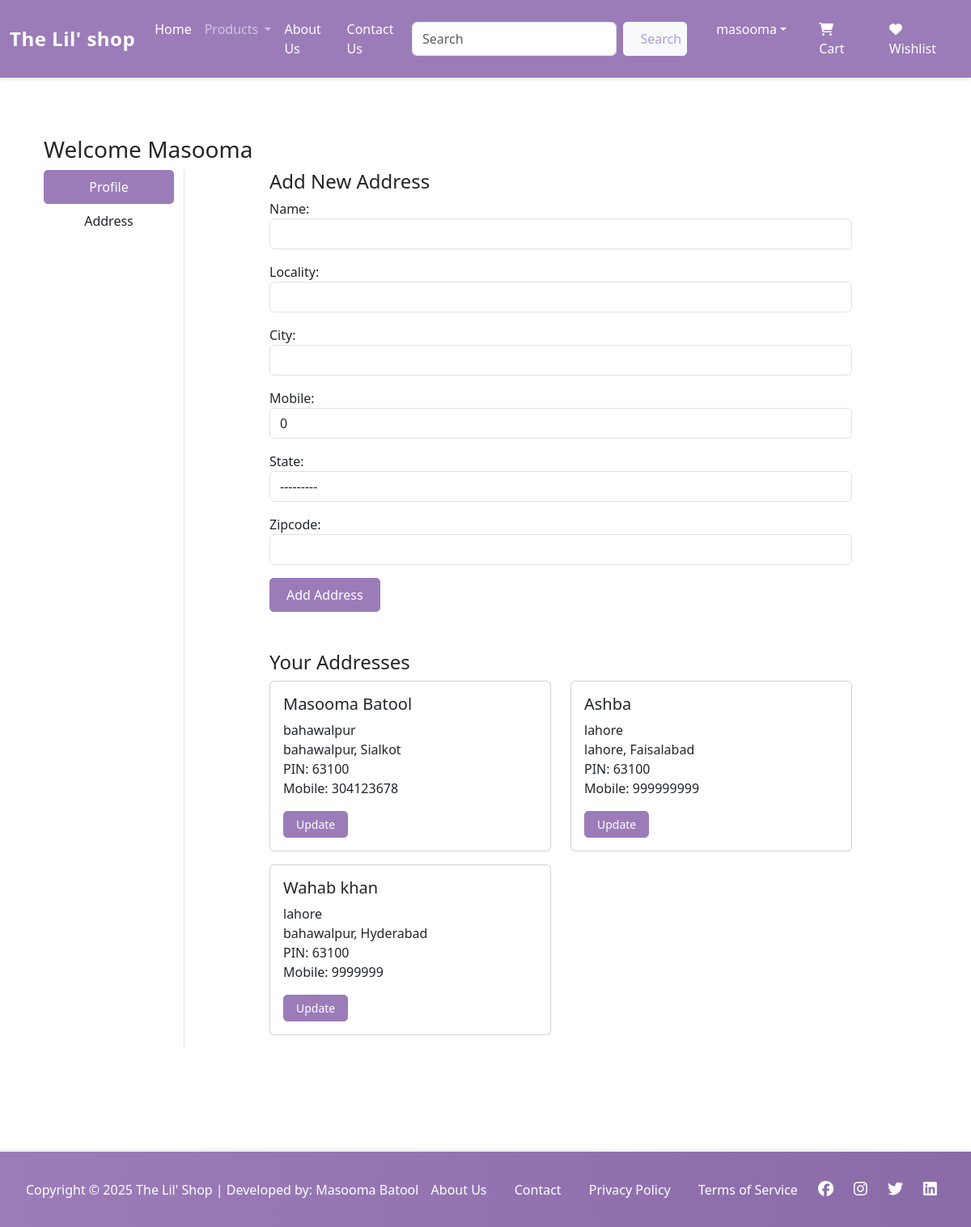
Screenshot of /profile/ (signed in) with the database file from the repository.
### app/models.py (models this page shows, shortened)
class Customer(models.Model):
    user = models.ForeignKey(User, on_delete=models.CASCADE)
    name = models.CharField(max_length=200)
    locality = models.CharField(max_length=200)
    city = models.CharField(max_length=200)
    mobile = models.IntegerField(default=0)
    state = models.CharField(choices=STATE_CHOICES, max_length=200)
    zipcode = models.IntegerField()

### app/views.py (the view, shortened to what this page needs)
# urls.py: path("profile/", views.ProfileView.as_view(), name="profile"),
@method_decorator(login_required, name='dispatch')
class ProfileView(View):
    def get(self, request):
        form = CustomerProfileForm()
        addresses = Customer.objects.filter(user=request.user)
        return render(request, "app/profile.html", locals())

### app/forms.py
class CustomerProfileForm(forms.ModelForm):
    class Meta:
        model = Customer
        fields = ['name', 'locality', 'city', 'mobile', 'state', 'zipcode']
        widgets = {
            'name': forms.TextInput(attrs={'class':'form-control'}),
            'locality': forms.TextInput(attrs={'class':'form-control'}),
            'city': forms.TextInput(attrs={'class':'form-control'}),
            'mobile': forms.NumberInput(attrs={'class':'form-control'}),
            'state': forms.Select(attrs={'class':'form-control'}),
            'zipcode': forms.NumberInput(attrs={'class':'form-control'}),
        }

### app/templates/app/profile.html (shortened to what this page needs)
{% extends 'app/base.html' %}
{% load static %}
{% block maincontent %}
<div class="container my-5">
    <div class="row">
        <h3>Welcome <span class="text-capitalize">{{request.user}}</span></h3>
        <div class="col-sm-2 border-end">
            <ul class="list-unstyled">
                <li class="d-grid"><a href="{% url 'profile' %}" class="btn btn-primary">Profile</a></li>
                <li class="d-grid"><a href="{% url 'address' %}" class="btn">Address</a></li>
            </ul>
        </div>
        <div class="col-sm-8 offset-sm-1">
            <div class="row">
                <div class="col-12 mb-5">
                    <h4>Add New Address</h4>
                    <form action="" method="post">
                        {% for fm in form %}
                        <div class="mb-3">
                            {{fm.label_tag}} {{fm}}
                        </div>
                        {% endfor %}
                        <div class="col-12">
                            <button type="submit" class="btn btn-primary">Add Address</button>
                        </div>
                    </form>
                </div>
                {% if addresses %}
                <div class="col-12">
                    <h4>Your Addresses</h4>
                    <div class="row">
                        {% for address in addresses %}
                        <div class="col-md-6 mb-3">
                            <div class="card">
                                <div class="card-body">
                                    <h5 class="card-title">{{address.name}}</h5>
                                    <p class="card-text">
                                        {{address.locality}}<br>
                                        {{address.city}}, {{address.state}}<br>
                                        PIN: {{address.zipcode}}<br>
                                        Mobile: {{address.mobile}}
                                    </p>
                                    <a href="{% url 'updateAddress' address.id %}" class="btn btn-sm btn-primary">Update</a>
                                </div>
                            </div>
                        </div>
                        {% endfor %}
                    </div>
                </div>
                {% endif %}
            </div>
        </div>
    </div>
</div>
{% endblock maincontent %}

### app/templates/app/base.html (shortened to what this page needs)
<!DOCTYPE html>
{% load static %}
<html lang="en">
<head>
    <link href="https://cdn.jsdelivr.net/npm/bootstrap@5.3.5/dist/css/bootstrap.min.css" rel="stylesheet"
>
    <link rel="stylesheet" href="{% static 'app/css/owl.carousel.min.css' %}">
    <link rel="stylesheet" href="{% static 'app/css/all.min.css' %}">
    <link rel="stylesheet" href="{% static 'app/css/style.css' %}">
    <link rel="stylesheet" href="{% static 'app/css/custom.css' %}">
</head>
<body>
    <nav class="navbar navbar-expand-lg navbar-dark bg-success">
        <div class="container-fluid">
          <a class="navbar-brand" href="/">The Lil' shop</a>
          <div class="collapse navbar-collapse" id="navbarSupportedContent">
            <ul class="navbar-nav me-auto mb-2 mb-lg-0">
              <li class="nav-item">
                <a class="nav-link active" aria-current="page" href="/">Home</a>
              </li>
              <li class="nav-item dropdown">
                <a class="nav-link dropdown-toggle" href="#" role="button" data-bs-toggle="dropdown" aria-expanded="false">
                  Products
                </a>
              </li>
              <li class="nav-item">
                <a class="nav-link text-white" href="{% url 'about' %}">About Us</a>
              </li>
              <li class="nav-item">
                <a class="nav-link text-white" href="{% url 'contact' %}">Contact Us</a>
              </li>
            </ul>
            <form class="d-flex me-3" role="search" action="/search">
              <input class="form-control me-2" type="search" placeholder="Search"name="search" aria-label="Search">
              <button class="btn btn-light" type="submit" style="color: #B19CD9;">Search</button>
            </form>
          </div>
          <ul class="navbar-nav auth-buttons">
            {% if user.is_authenticated %}
              <li class="nav-item dropdown mx-2">
                <a class="nav-link dropdown-toggle text-white" href="#"
                   id="profileDropdown" role="button" data-bs-toggle="dropdown" aria-expanded="false">{{user.username}}</a>
              </li>
              <li class="nav-item mx-2"><a href="{% url 'showcart' %}" class="nav-link text-white"><i class="fas fa-shopping-cart"></i> Cart</a></li>
              <li class="nav-item mx-2"><a href="{% url 'wishlist' %}" class="nav-link text-white"><i class="fas fa-heart"></i> Wishlist</a></li>
            {% else %}
              <li class="nav-item mx-2"><a href="{% url 'login' %}" class="nav-link text-white login-btn">Login</a></li>
              <li class="nav-item mx-2"><a href="{% url 'customerregistration' %}" class="nav-link register-btn">Register</a></li>
            {% endif %}
          </ul>
        </div>
    </nav>
    <div class="container mt-4">
        {% block maincontent %}{% endblock maincontent %}
    </div>
    <footer class="container-fluid footer mt-5">
        <div class="footer-content">
            <div class="copyright">
                Copyright © 2025 The Lil' Shop | Developed by: Masooma Batool
            </div>
            <ul class="footer-links">
                <li><a href="{% url 'about' %}">About Us</a></li>
                <li><a href="{% url 'contact' %}">Contact</a></li>
                <li><a href="#">Privacy Policy</a></li>
                <li><a href="#">Terms of Service</a></li>
            </ul>
            <div class="social-links">
                <a href="#" title="Facebook"><i class="fab fa-facebook"></i></a>
                <a href="#" title="Instagram"><i class="fab fa-instagram"></i></a>
                <a href="#" title="Twitter"><i class="fab fa-twitter"></i></a>
                <a href="#" title="LinkedIn"><i class="fab fa-linkedin"></i></a>
            </div>
        </div>
    </footer>
</body>
</html>

### app/static/app/css/custom.css (style rules this page uses)
.bg-success { background-color: #9B7CB9 !important; }
.navbar { box-shadow: 0 2px 4px rgba(0, 0, 0, 0.1); padding: 1rem 0; }
.navbar-brand { font-size: 1.5rem; font-weight: 600; letter-spacing: 0.5px; }
.nav-link { font-weight: 500; transition: all 0.3s ease; }
.footer { background: linear-gradient(to right, #9B7CB9, #8A6BA8) !important; padding: 2rem 0 !important; color: white !important; box-shadow: 0 -2px 4px rgba(0, 0, 0, 0.1); margin-top: auto; }
body { min-height: 100vh; display: flex; flex-direction: column; }
.container { flex: 1; margin-bottom: 2rem; }
.footer-content { display: flex; justify-content: space-between; align-items: center; flex-wrap: wrap; padding: 0 2rem; }
.footer-links { margin: 0; padding: 0; list-style: none; }
.footer-links li { display: inline-block; margin: 0 15px; }
.footer-links a { color: white; text-decoration: none; transition: all 0.3s ease; }
.social-links { font-size: 1.2rem; }
.social-links a { color: white; margin: 0 10px; transition: all 0.3s ease; }
.btn { border-radius: 5px; transition: all 0.3s ease; font-weight: 500; padding: 8px 20px; position: relative; overflow: hidden; }
.btn-primary { background-color: #9B7CB9 !important; border-color: #9B7CB9 !important; color: white !important; }
.btn::before { content: ''; position: absolute; top: 0; left: -100%; width: 100%; height: 100%; background: linear-gradient( 120deg, transparent, rgba(255, 255, 255, 0.3), transparent ); transition: all 0.6s; }
.btn-sm { padding: 5px 15px !important; font-size: 0.875rem !important; }

### app/templates/app/base.html (style rules this page uses)
.auth-buttons .nav-link { padding: 0.5rem 1rem; margin: 0 0.25rem; border-radius: 4px; }

### rows the page displays
Customer: name "Masooma Batool", locality "bahawalpur", city "bahawalpur", state "Sialkot", zipcode "63100", mobile "304123678"
Customer: name "Ashba", locality "lahore", city "lahore", state "Faisalabad", zipcode "63100", mobile "999999999"
Customer: name "Wahab khan", locality "lahore", city "bahawalpur", state "Hyderabad", zipcode "63100", mobile "9999999"

### other values shown
{{ user.username }} "masooma"
{{ request.user }} "Masooma"
{{ fm.label_tag }} "Name:" "Locality:" "City:" "Mobile:" "State:" "Zipcode:"
